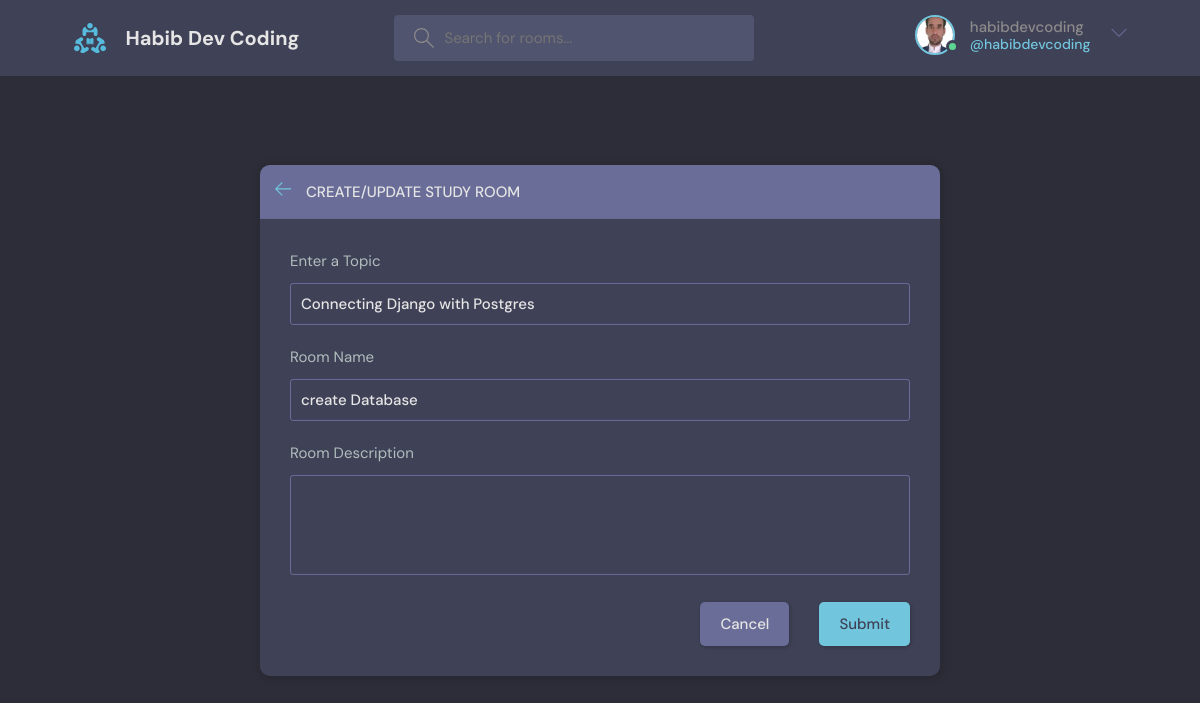
Page /update-room/2/ (signed in) on the committed database.
### base/models.py (models this page shows, shortened)
class User(AbstractUser):
    name = models.CharField(max_length=200, null=True)
    email = models.EmailField(null=True, unique=True)
    bio = models.TextField(null=True)
    avatar = models.ImageField(null=True, default="avatar.svg")
    USERNAME_FIELD = 'email'
    REQUIRED_FIELDS = []

class Room(models.Model):
    host = topic = models.ForeignKey(User, on_delete=models.SET_NULL, null=True)
    topic = models.ForeignKey(Topic, on_delete=models.SET_NULL, null=True)
    name = models.CharField(max_length=200)
    description = models.TextField(null=True, blank=True)
    participants = models.ManyToManyField(User, related_name='participants', blank=True )
    updated = models.DateTimeField(auto_now=True)
    created = models.DateTimeField(auto_now_add=True)
    class Meta:
        ordering = ['-updated', '-created']

class Topic(models.Model):
    name = models.CharField(max_length=200)

### base/views.py (the view, shortened to what this page needs)
# urls.py: path('update-room/<str:pk>/', views.updateRoom, name="update-room"),
@login_required(login_url='login')
def updateRoom(request, pk):
    room = Room.objects.get(id=pk)
    form = RoomForm(instance=room)
    topics = Topic.objects.all()
    if request.user !=  room.host:
        return HttpResponse('Your are not allowed here!!')
    context = {'form': form, 'topics': topics, 'room': room}
    return render(request, 'base/room_form.html', context )

### base/forms.py
class RoomForm(ModelForm):
    class Meta:
        model = Room
        fields = '__all__'
        exclude = ['host', 'participants']

### base/templates/base/room_form.html (shortened to what this page needs)
{% extends 'main.html' %}
{% block content %}
  <main class="create-room layout">
    <div class="container">
      <div class="layout__box">
        <div class="layout__boxHeader">
          <div class="layout__boxTitle">
            <a href="{% url 'home' %}">
              <svg version="1.1" xmlns="http://www.w3.org/2000/svg" width="32" height="32" viewBox="0 0 32 32">
                <title>arrow-left</title>
                <path
                  d="M13.723 2.286l-13.723 13.714 13.719 13.714 1.616-1.611-10.96-10.96h27.625v-2.286h-27.625l10.965-10.965-1.616-1.607z">
                </path>
              </svg>
            </a>
            <h3>Create/Update Study Room</h3>
          </div>
        </div>
        <div class="layout__body">
          <form class="form" action="" method="POST">
            <div class="form__group">
              <label for="room_name">Enter a Topic</label>
              <input required type="text" name="topic" value="{{room.topic.name}}" />
            </div>
            <div class="form__group">
              <label for="room_name">Room Name</label>
              {{form.name}}
            </div>
            <div class="form__group">
              <label for="room_description">Room Description</label>
              {{form.description}}
            </div>
            <div class="form__action">
              <a class="btn btn--dark" href="index.html">Cancel</a>
              <button class="btn btn--main" type="submit">Submit</button>
            </div>
          </form>
        </div>
      </div>
    </div>
  </main>
  {% endblock %}

### templates/navbar.html (shortened to what this page needs)
{% load static %}
<header class="header header--loggedIn">
    <div class="container">
      <a href="{% url 'home' %}" class="header__logo">
        <img src="{% static 'images/logo.svg' %}" />
        <h1>Habib Dev Coding </h1>
      </a>
      <form class="header__search" method="GET" action="{% url 'home' %}">
        <label>
          <input name="q" placeholder="Search for rooms..." />
        </label>
      </form>
      <nav class="header__menu">
        {% if request.user.is_authenticated %}
        <div class="header__user">
          <a href="{% url 'update-user' %}">
            <div class="avatar avatar--medium active">
              <img src="{{request.user.avatar.url}}" />
            </div>
            <p>{{request.user.username}} <span>@{{request.user.username}}</span></p>
          </a>
          <button class="dropdown-button">
            <svg version="1.1" xmlns="http://www.w3.org/2000/svg" width="32" height="32" viewBox="0 0 32 32">
              <title>chevron-down</title>
              <path d="M16 21l-13-13h-3l16 16 16-16h-3l-13 13z"></path>
            </svg>
          </button>
        </div>
         {% else %}
        <a href="{% url 'login' %}">
          <img src="{% static 'images/avatar.svg' %}" />
          <p>Login</p>
        </a>
        {% endif %}
      </nav>
    </div>
  </header>

### rows in the picture
User: user.avatar (picture), user.username "habibdevcoding"
Room: topic "Connecting Django with Postgres", name "create Database"
